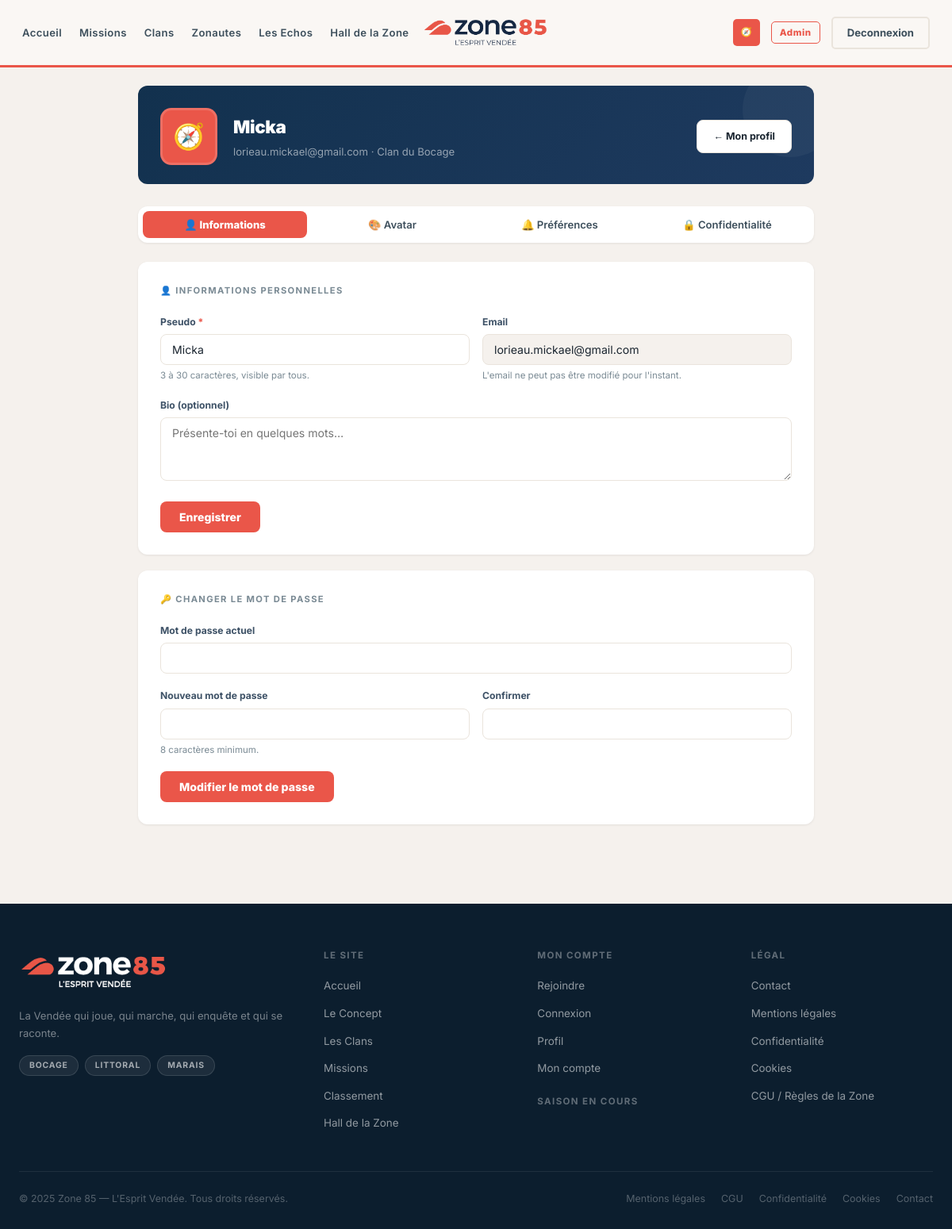
/mon-compte.php (signed in), run on the app's committed database.
### tables this page shows
CREATE TABLE `users` (
  `id`                   int(10) UNSIGNED NOT NULL AUTO_INCREMENT,
  `email`                varchar(180) NOT NULL,
  `email_verified_at`    datetime DEFAULT NULL,
  `email_verify_token`   varchar(64) DEFAULT NULL,
  `password_hash`        varchar(255) NOT NULL DEFAULT '',
  `pseudo`               varchar(50) NOT NULL,
  `first_name`           varchar(100) DEFAULT NULL,
  `last_name`            varchar(100) DEFAULT NULL,
  `clan_id`              int(10) UNSIGNED DEFAULT NULL,
  `avatar_type`          enum('preset','generated','upload') NOT NULL DEFAULT 'preset',
  `avatar_config`        longtext DEFAULT NULL CHECK (json_valid(`avatar_config`)),
  `avatar_file`          varchar(255) DEFAULT NULL,
  `bio`                  text DEFAULT NULL,
  `xp_total`             int(10) UNSIGNED NOT NULL DEFAULT 0,
  `level`                tinyint(3) UNSIGNED NOT NULL DEFAULT 1,
  `newsletter_optin`     tinyint(1) DEFAULT 0,
  `notif_missions`       tinyint(1) NOT NULL DEFAULT 1,
  `notif_saisons`        tinyint(1) NOT NULL DEFAULT 1,
  `notif_clan`           tinyint(1) NOT NULL DEFAULT 1,
  `notif_push`           tinyint(1) NOT NULL DEFAULT 0,
  `digest_hebdo`         tinyint(1) NOT NULL DEFAULT 0,
  `accepted_cgu_at`      datetime DEFAULT NULL,
  `accepted_privacy_at`  datetime DEFAULT NULL,
  `role`                 enum('member','moderator','admin') NOT NULL DEFAULT 'member',
  `status`               enum('active','suspended','deleted') NOT NULL DEFAULT 'active',
  `deleted_at`           datetime DEFAULT NULL,
  `delete_requested_at`  datetime DEFAULT NULL,
  `last_login_at`        datetime DEFAULT NULL,
  `login_count`          int(10) UNSIGNED NOT NULL DEFAULT 0,
  `pwa_installed_at`     datetime DEFAULT NULL,
  `pwa_install_count`    tinyint(3) UNSIGNED NOT NULL DEFAULT 0,
  `created_at`           datetime NOT NULL DEFAULT current_timestamp(),
  `updated_at`           datetime NOT NULL DEFAULT current_timestamp() ON UPDATE current_timestamp(),
  PRIMARY KEY (`id`),
  UNIQUE KEY `uq_users_email` (`email`),
  UNIQUE KEY `uq_users_pseudo` (`pseudo`),
  KEY `fk_users_clan` (`clan_id`),
  KEY `idx_users_role` (`role`),
  KEY `idx_users_deleted` (`deleted_at`),
  KEY `idx_users_login` (`last_login_at`)
);

CREATE TABLE `clans` (
  `id`              int(10) UNSIGNED NOT NULL AUTO_INCREMENT,
  `name`            varchar(100) NOT NULL,
  `slug`            varchar(100) NOT NULL,
  `description`     text DEFAULT NULL,
  `mascot_image`    varchar(255) DEFAULT NULL,
  `color_primary`   varchar(20) DEFAULT '#12314e',
  `color_secondary` varchar(20) DEFAULT '#163756',
  `motto`           varchar(255) DEFAULT NULL,
  `cry`             varchar(255) DEFAULT NULL,
  `is_active`       tinyint(1) DEFAULT 1,
  `created_at`      datetime NOT NULL DEFAULT current_timestamp(),
  `updated_at`      datetime NOT NULL DEFAULT current_timestamp() ON UPDATE current_timestamp(),
  PRIMARY KEY (`id`),
  UNIQUE KEY `uq_clans_slug` (`slug`)
);

### includes/functions.php (called while the page is built, shortened)
<?php
function e(string $str): string {
    return htmlspecialchars($str, ENT_QUOTES, 'UTF-8');
}

### mon-compte.php (the view, shortened to what this page needs)
<?php
require_once 'includes/functions.php';
$user_session = current_user();
$user_id      = (int)$user_session['id'];
$pdo  = db();
$user = null;
if ($pdo) {
    try {
        $s = $pdo->prepare("
            SELECT u.*, c.slug AS clan_slug, c.name AS clan_name
            FROM users u
            LEFT JOIN clans c ON c.id = u.clan_id
            WHERE u.id = :id AND u.status = 'active' AND u.deleted_at IS NULL
            LIMIT 1
        ");
        $s->execute([':id' => $user_id]);
        $user = $s->fetch();
    } catch (PDOException $e) {
        error_log('[mon-compte] ' . $e->getMessage());
    }
}
$avatar_url    = avatar_url($user);
$avatar_emoji  = '🧭';
if ($user['avatar_type'] === 'preset') {
    $cfg = json_decode($user['avatar_config'] ?? '{}', true) ?? [];
    $avatar_emoji = $cfg['emoji'] ?? ($user['avatar_key'] ?? '🧭');
}
$_tab = $_GET['tab'] ?? 'profil';
require_once 'includes/header.php';
require_once 'includes/nav.php';
?>
<div class="mc-page">
<div class="mc-layout">
  <div class="mc-hero">
    <div class="mc-hero-avatar">
      <?php if (!empty($avatar_url)): ?>
        <img src="<?= e($avatar_url) ?>" alt="<?= e($user['pseudo']) ?>">
      <?php else: ?>
        <?= e($avatar_emoji) ?>
      <?php endif; ?>
    </div>
    <div class="mc-hero-info">
      <div class="mc-hero-name"><?= e($user['pseudo']) ?></div>
      <div class="mc-hero-sub"><?= e($user['email']) ?> · <?= e($user['clan_name'] ?: 'Aucun clan') ?></div>
    </div>
    <div class="mc-hero-actions">
      <a href="profil.php" class="mc-btn-ghost" style="font-size:.78rem">← Mon profil</a>
    </div>
  </div>
  <div class="mc-tabs">
    <button class="mc-tab <?= $_tab === 'profil' ? 'active' : '' ?>"
      onclick="switchMcTab('profil')">👤 Informations</button>
    <button class="mc-tab <?= $_tab === 'avatar' ? 'active' : '' ?>"
      onclick="switchMcTab('avatar')">🎨 Avatar</button>
    <button class="mc-tab <?= $_tab === 'prefs' ? 'active' : '' ?>"
      onclick="switchMcTab('prefs')">🔔 Préférences</button>
    <button class="mc-tab <?= $_tab === 'rgpd' ? 'active' : '' ?>"
      onclick="switchMcTab('rgpd')">🔒 Confidentialité</button>
  </div>
  <div class="mc-panel <?= $_tab === 'profil' ? 'active' : '' ?>" id="mc-panel-profil">
    <div class="mc-card">
      <div class="mc-card-title">👤 Informations personnelles</div>
      <form method="POST" action="mon-compte.php">
        <div class="mc-row">
          <div class="mc-field">
            <label class="mc-label" for="mc_pseudo">Pseudo <span style="color:var(--primary)">*</span></label>
            <input class="mc-input" type="text" id="mc_pseudo" name="pseudo"
              value="<?= e($user['pseudo']) ?>" maxlength="30" required autocomplete="username">
            <div class="mc-hint">3 à 30 caractères, visible par tous.</div>
          </div>
          <div class="mc-field">
            <label class="mc-label">Email</label>
            <input class="mc-input" type="email" value="<?= e($user['email']) ?>" disabled
              style="background:var(--beige);cursor:not-allowed">
            <div class="mc-hint">L'email ne peut pas être modifié pour l'instant.</div>
          </div>
        </div>
        <div class="mc-field">
          <label class="mc-label" for="mc_bio">Bio (optionnel)</label>
          <textarea class="mc-textarea" id="mc_bio" name="bio" maxlength="500"
            placeholder="Présente-toi en quelques mots…"><?= e($user['bio'] ?? '') ?></textarea>
        </div>
        <button type="submit" class="mc-btn-submit">Enregistrer</button>
      </form>
    </div>
    <div class="mc-card">
      <div class="mc-card-title">🔑 Changer le mot de passe</div>
      <form method="POST" action="mon-compte.php">
        <div class="mc-field">
          <label class="mc-label" for="mc_pwd_current">Mot de passe actuel</label>
          <input class="mc-input" type="password" id="mc_pwd_current" name="password_current"
            required autocomplete="current-password">
        </div>
        <div class="mc-row">
          <div class="mc-field">
            <label class="mc-label" for="mc_pwd_new">Nouveau mot de passe</label>
            <input class="mc-input" type="password" id="mc_pwd_new" name="password_new"
              required minlength="8" autocomplete="new-password">
            <div class="mc-hint">8 caractères minimum.</div>
          </div>
          <div class="mc-field">
            <label class="mc-label" for="mc_pwd_confirm">Confirmer</label>
            <input class="mc-input" type="password" id="mc_pwd_confirm" name="password_confirm"
              required minlength="8" autocomplete="new-password">
          </div>
        </div>
        <button type="submit" class="mc-btn-submit">Modifier le mot de passe</button>
      </form>
    </div>
  </div>
</div>
</div>
<?php require_once 'includes/footer.php'; ?>

### assets/css/zone85.css (style rules this page uses)
*,*::before,*::after { box-sizing:border-box;margin:0;padding:0 }
html { scroll-behavior:smooth }
body { font-family:'Inter',sans-serif;background:var(--beige);color:var(--text);line-height:1.6;overflow-x:hidden }
a { color:inherit;text-decoration:none }
:root { --primary: #ea5649; --primary-dark: #c73d31; --primary-light:#f07066; --navy-dark: #12314e; --navy-mid: #163756; --navy-pale: #243d52; --navy-deep: #0c1e2e; --beige: #F5F1ED; --beige-light: #FAF7F4; --beige-dark: #EAE4DC; --white: #FFFFFF; --text: #1a2530; --text-mid: #3d4f5c; --text-muted: #7a8a94; --gold: #C9962A; --green: #2a9d5c; --radius-sm: 5px; --radius: 8px; --radius-lg: 12px; --shadow-sm: 0 1px 3px rgba(0,0,0,.08); --shadow-md: 0 4px 16px rgba(0,0,0,.12); --shadow-lg: 0 8px 32px rgba(0,0,0,.18); }

### mon-compte.php (style rules this page uses)
.mc-page { padding-top: 68px; min-height: 100vh; background: var(--beige); }
.mc-layout { max-width: 900px; margin: 0 auto; padding: 40px 24px 80px; }
.mc-hero { background: linear-gradient(135deg, var(--navy-dark), #1e3a5f); border-radius: var(--radius-lg); padding: 28px 28px 24px; display: flex; align-items: center; gap: 20px; margin-bottom: 28px; position: relative; overflow: hidden; }
.mc-hero::after { content:""; position:absolute; top:-30px; right:-30px; width:120px; height:120px; border-radius:50%; background:rgba(255,255,255,.04); }
.mc-hero-avatar { width: 72px; height: 72px; border-radius: 14px; overflow: hidden; background: var(--primary); display: flex; align-items: center; justify-content: center; font-size: 2rem; flex-shrink: 0; border: 3px solid rgba(255,255,255,.15); position: relative; z-index:1; }
.mc-hero-info { position:relative; z-index:1; }
.mc-hero-name { font-size: 1.4rem; font-weight: 900; color: #fff; letter-spacing:-.4px; margin-bottom:4px; }
.mc-hero-sub { font-size: .82rem; color: rgba(255,255,255,.55); }
.mc-hero-actions { margin-left: auto; position:relative;z-index:1; }
.mc-tabs { display:flex; gap:4px; margin-bottom:24px; background:var(--white); border-radius: var(--radius-lg); padding:6px; box-shadow:var(--shadow-sm); }
.mc-tab { flex:1; padding:9px 12px; border:none; background:none; border-radius:8px; font-family:inherit; font-size:.82rem; font-weight:600; color:var(--text-mid); cursor:pointer; transition:all .18s; text-align:center; white-space:nowrap; }
.mc-tab.active { background:var(--primary); color:#fff; font-weight:800; }
.mc-card { background:var(--white); border-radius:var(--radius-lg); box-shadow:var(--shadow-sm); padding:28px; margin-bottom:20px; }
.mc-card-title { font-size:.7rem; font-weight:700; letter-spacing:.12em; text-transform:uppercase; color:var(--text-muted); margin-bottom:20px; display:flex; align-items:center; gap:8px; }
.mc-panel { display:none; }
.mc-panel.active { display:block; animation:fadeUp .25s ease both; }
.mc-field { margin-bottom:18px; }
.mc-label { display:block; font-size:.76rem; font-weight:700; color:#3d5166; margin-bottom:6px; }
.mc-input, .mc-textarea, .mc-select { width:100%; padding:10px 14px; border-radius:8px; border:1.5px solid var(--beige-dark); font-family:inherit; font-size:.88rem; color:var(--text); background:var(--white); transition:border-color .15s; box-sizing:border-box; }
.mc-textarea { resize:vertical; min-height:80px; }
.mc-hint { font-size:.72rem; color:var(--text-muted); margin-top:4px; }
.mc-row { display:grid; grid-template-columns:1fr 1fr; gap:16px; }
.mc-btn-submit { display:inline-flex; align-items:center; gap:6px; padding:11px 24px; background:var(--primary); color:#fff; border:none; border-radius:8px; font-family:inherit; font-size:.88rem; font-weight:800; cursor:pointer; transition:opacity .15s; }
.mc-btn-ghost { display:inline-flex; align-items:center; gap:6px; padding:10px 20px; background:var(--white); color:var(--text); border:1.5px solid var(--beige-dark); border-radius:8px; font-family:inherit; font-size:.85rem; font-weight:700; cursor:pointer; transition:all .15s; text-decoration:none; }

### data on the page
users: avatar_config "🧭", pseudo "Micka", email "lorieau.mickael@gmail.com", clan.name "Clan du Bocage"

### other printed values
$_nl['label'] "Accueil"
$_nl['label'] "Missions"
$_nl['label'] "Clans"
$_nl['label'] "Zonautes"
$_nl['label'] "Les Echos"
$_nl['label'] "Hall de la Zone"
$_nav_user['avatar_key'] "🧭"
SITE_TAGLINE "La Vendée qui joue, qui marche, qui enquête et qui se raconte."
